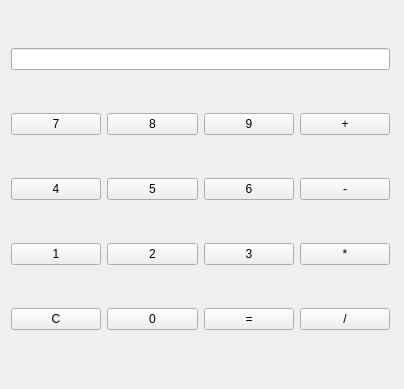
<?xml version="1.0" encoding="UTF-8"?>
<ui version="4.0">
 <class>CalculatriceSD</class>
 <widget class="QWidget" name="CalculatriceSD">
  <property name="geometry">
   <rect>
    <x>0</x>
    <y>0</y>
    <width>404</width>
    <height>389</height>
   </rect>
  </property>
  <property name="windowTitle">
   <string>CalculatriceSD</string>
  </property>
  <widget class="QWidget" name="">
   <property name="geometry">
    <rect>
     <x>0</x>
     <y>0</y>
     <width>401</width>
     <height>381</height>
    </rect>
   </property>
   <layout class="QGridLayout" name="gridLayout">
    <item row="0" column="0" colspan="4">
     <widget class="QLineEdit" name="lineEditAfficheur"/>
    </item>
    <item row="1" column="0">
     <widget class="QPushButton" name="pushButton7">
      <property name="text">
       <string>7</string>
      </property>
     </widget>
    </item>
    <item row="1" column="1">
     <widget class="QPushButton" name="pushButton8">
      <property name="text">
       <string>8</string>
      </property>
     </widget>
    </item>
    <item row="1" column="2">
     <widget class="QPushButton" name="pushButton9">
      <property name="text">
       <string>9</string>
      </property>
     </widget>
    </item>
    <item row="1" column="3">
     <widget class="QPushButton" name="pushButtonPlus">
      <property name="text">
       <string>+</string>
      </property>
     </widget>
    </item>
    <item row="2" column="0">
     <widget class="QPushButton" name="pushButton4">
      <property name="text">
       <string>4</string>
      </property>
     </widget>
    </item>
    <item row="2" column="1">
     <widget class="QPushButton" name="pushButton5">
      <property name="text">
       <string>5</string>
      </property>
     </widget>
    </item>
    <item row="2" column="2">
     <widget class="QPushButton" name="pushButton6">
      <property name="text">
       <string>6</string>
      </property>
     </widget>
    </item>
    <item row="2" column="3">
     <widget class="QPushButton" name="pushButtonMoins">
      <property name="text">
       <string>-</string>
      </property>
     </widget>
    </item>
    <item row="3" column="0">
     <widget class="QPushButton" name="pushButton1">
      <property name="text">
       <string>1</string>
      </property>
     </widget>
    </item>
    <item row="3" column="1">
     <widget class="QPushButton" name="pushButton2">
      <property name="text">
       <string>2</string>
      </property>
     </widget>
    </item>
    <item row="3" column="2">
     <widget class="QPushButton" name="pushButton3">
      <property name="text">
       <string>3</string>
      </property>
     </widget>
    </item>
    <item row="3" column="3">
     <widget class="QPushButton" name="pushButtonMultiplier">
      <property name="text">
       <string>*</string>
      </property>
     </widget>
    </item>
    <item row="4" column="0">
     <widget class="QPushButton" name="pushButtonClear">
      <property name="text">
       <string>C</string>
      </property>
     </widget>
    </item>
    <item row="4" column="1">
     <widget class="QPushButton" name="pushButton0">
      <property name="text">
       <string>0</string>
      </property>
     </widget>
    </item>
    <item row="4" column="2">
     <widget class="QPushButton" name="pushButtonEgal">
      <property name="text">
       <string>=</string>
      </property>
     </widget>
    </item>
    <item row="4" column="3">
     <widget class="QPushButton" name="pushButtonDiviser">
      <property name="text">
       <string>/</string>
      </property>
     </widget>
    </item>
   </layout>
  </widget>
 </widget>
 <layoutdefault spacing="6" margin="11"/>
 <resources/>
 <connections/>
</ui>
